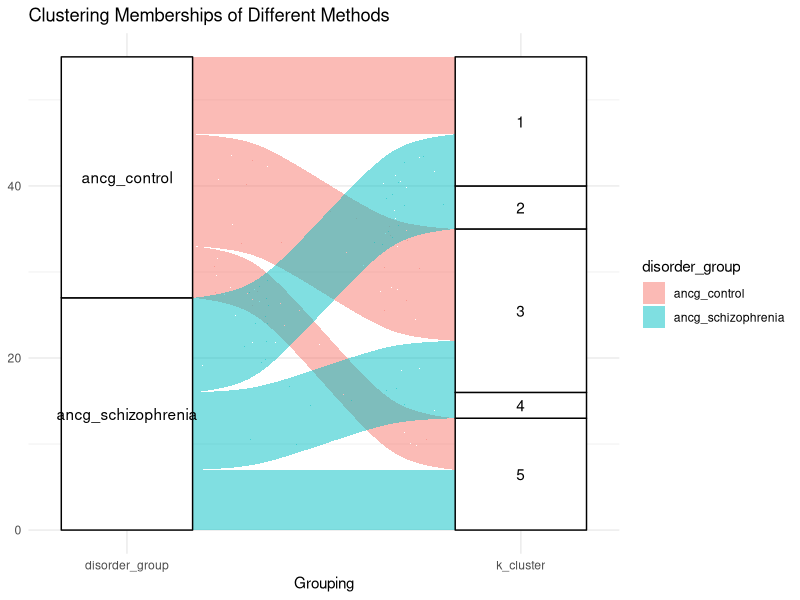

The R source for this figure:
# install.packages("ggalluvial")

library(ggalluvial)
library(dplyr)

# Load in cluster data
k_means_clusters <- readr::read_tsv("./results/clustering/k-means-cluster-results.tsv")

# Combine data into one dataframe to plot
clustering_results <- k_means_clusters # Combine clustering results here


# Create alluvial plot
ggplot(data = clustering_results,
    aes(axis1 = disorder_group, axis2 = k_cluster)) +
    scale_x_discrete(limits = c("disorder_group", "k_cluster"), expand = c(.2, .05)) + 
    xlab("Grouping") +
    geom_alluvium(aes(fill = disorder_group)) +
    geom_stratum() +
    geom_text(stat = "stratum", aes(label = after_stat(stratum))) + 
    theme_minimal() + 
    ggtitle("Clustering Memberships of Different Methods")